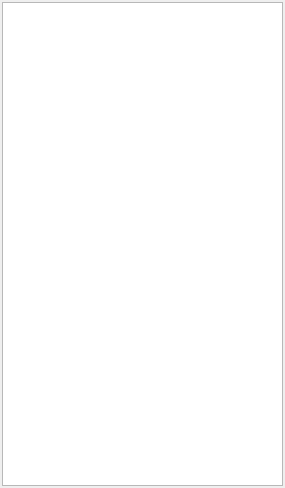
<?xml version="1.0" encoding="UTF-8"?>
<ui version="4.0">
 <class>ProjectWidget</class>
 <widget class="QDockWidget" name="ProjectWidget">
  <property name="geometry">
   <rect>
    <x>0</x>
    <y>0</y>
    <width>285</width>
    <height>488</height>
   </rect>
  </property>
  <property name="windowTitle">
   <string>项目</string>
  </property>
  <widget class="QWidget" name="widget">
   <layout class="QVBoxLayout" name="verticalLayout">
    <property name="leftMargin">
     <number>2</number>
    </property>
    <property name="topMargin">
     <number>2</number>
    </property>
    <property name="rightMargin">
     <number>2</number>
    </property>
    <property name="bottomMargin">
     <number>2</number>
    </property>
    <item>
     <widget class="QListWidget" name="listWidget"/>
    </item>
   </layout>
  </widget>
 </widget>
 <layoutdefault spacing="6" margin="11"/>
 <resources/>
 <connections/>
</ui>
